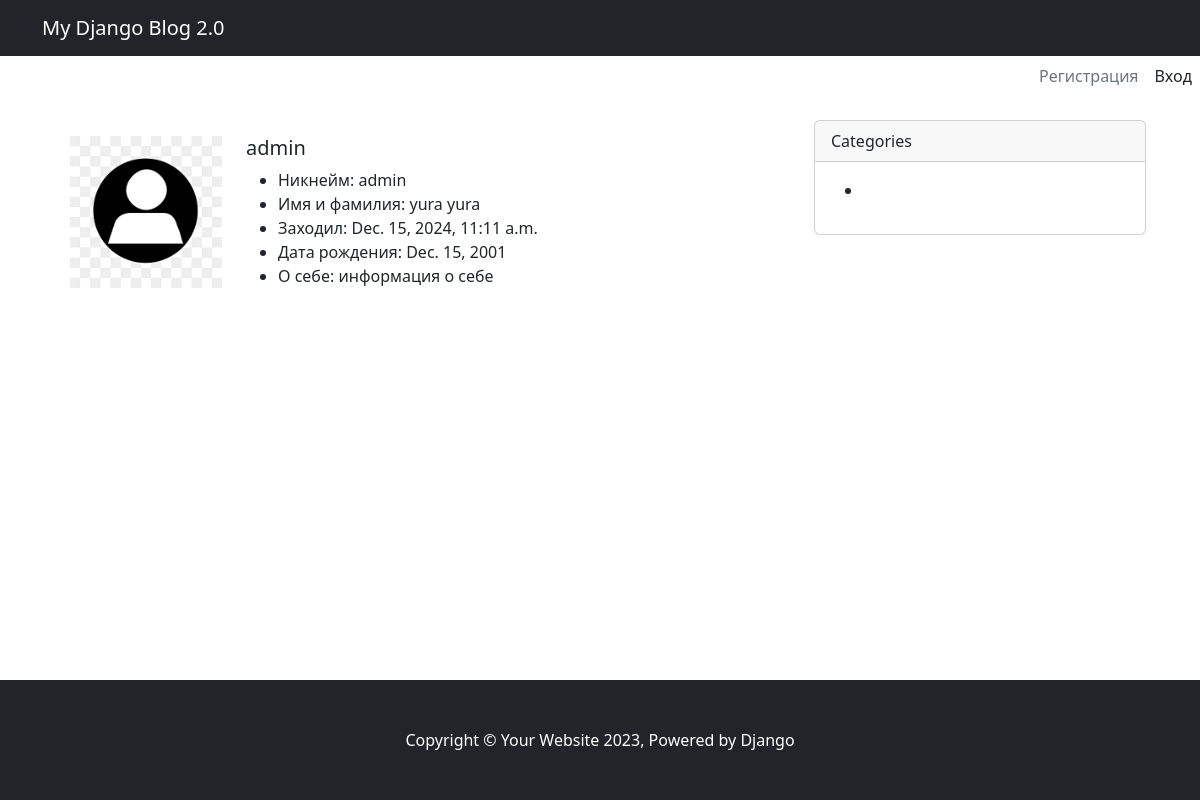
Screenshot of /user/admin/ with the database file from the repository.
### apps/accounts/models.py (models this page shows, shortened)
class Profile(models.Model):
    user = models.OneToOneField(User, on_delete=models.CASCADE)
    slug = models.SlugField(verbose_name='URL', max_length=255, blank=True, unique=True)
    avatar = models.ImageField(
        verbose_name='Аватар',
        upload_to='images/avatars/%Y/%m/%d/',
        default='images/avatars/default.png',
        blank=True,
        validators=[FileExtensionValidator(allowed_extensions=('png', 'jpg', 'jpeg'))])
    bio = models.TextField(max_length=500, blank=True, verbose_name='Информация о себе')
    birth_date = models.DateField(null=True, blank=True, verbose_name='Дата рождения')
    class Meta:
        ordering = ('user',)
        verbose_name = 'Профиль'
        verbose_name_plural = 'Профили'
    def __str__(self):
        return self.user.username

### apps/accounts/views.py (the view)
# urls.py: path('user/<str:slug>/', ProfileDetailView.as_view(), name='profile_detail'),
class ProfileDetailView(DetailView):
    model = Profile
    context_object_name = 'profile'
    template_name = 'accounts/profile_detail.html'
    def get_context_data(self, **kwargs):
        context = super().get_context_data(**kwargs)
        context['title'] = f'Профиль пользователя: {self.object.user.username}'
        return context

### templates/accounts/profile_detail.html (shortened to what this page needs)
{% extends 'main.html' %}
{% block content %}
<div class="card border-0">
        <div class="card-body">
            <div class="row">
                <div class="col-md-3">
                    <figure>
                        <img src="{{ profile.avatar.url }}" class="img-fluid rounded-0" alt="{{ profile }}">
                    </figure>
                </div>
                <div class="col-md-9">
                     <h5 class="card-title">
                        {{ profile }}
                    </h5>
                    <div class="card-text">
                        <ul>
                            <li>Никнейм: {{ profile.user.username }}</li>
                            {% if profile.user.get_full_name %} <li>Имя и фамилия: {{ profile.user.get_full_name }}</li> {% endif %}
                            <li>Заходил: {{ profile.user.last_login }}</li>
                            <li>Дата рождения: {{ profile.birth_date }}</li>
                            <li>О себе: {{ profile.bio }}</li>
                        </ul>
                    </div>
                </div>
            </div>
        </div>
    </div>
{% endblock %}

### rows the page displays
Profile: avatar (placeholder picture), user.username "admin", user.get_full_name "yura yura", user.last_login "Dec. 15, 2024, 11:11 a.m.", birth_date "Dec. 15, 2001", bio "информация о себе"
